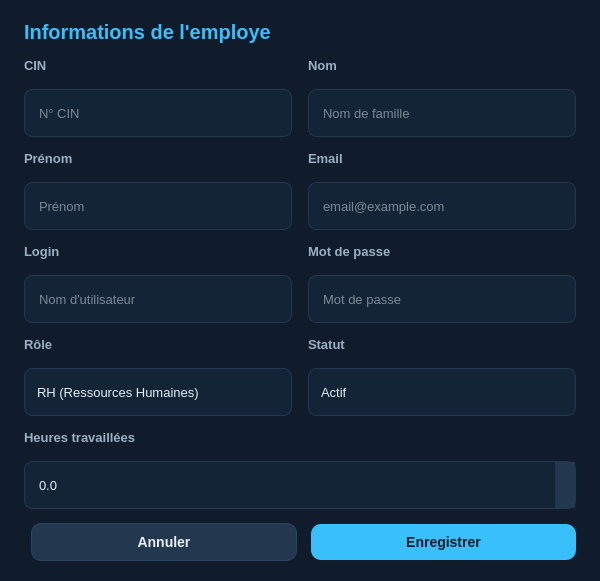
<?xml version="1.0" encoding="UTF-8"?>
<ui version="4.0">
 <class>EmployeUserDialog</class>
 <widget class="QDialog" name="EmployeUserDialog">
  <property name="geometry"><rect><x>0</x><y>0</y><width>600</width><height>520</height></rect></property>
  <property name="windowTitle"><string>Utilisateur</string></property>
  <property name="styleSheet"><string notr="true">
QDialog#EmployeUserDialog {
  background-color: #101c2c;
  color: #e6eef6;
}
QLabel {
  color: #9bb0c3;
  font-size: 13px;
  font-weight: 700;
  background: transparent;
}
QLineEdit, QComboBox, QDoubleSpinBox, QDateEdit {
  background-color: #132437;
  border: 1px solid #23374e;
  border-radius: 8px;
  padding: 8px 12px;
  color: #e6eef6;
  font-size: 13px;
  min-height: 30px;
  selection-background-color: #1e8de0;
}
QLineEdit:focus, QComboBox:focus, QDoubleSpinBox:focus, QDateEdit:focus {
  border-color: #39c0fa;
}
QDoubleSpinBox::up-button, QDoubleSpinBox::down-button {
  background: #23374e;
  border: none;
  width: 20px;
}
QDoubleSpinBox::up-button:hover, QDoubleSpinBox::down-button:hover {
  background: #39c0fa;
}
QComboBox::drop-down {
  border: 0px;
  width: 24px;
}
QComboBox QAbstractItemView {
  background-color: #132437;
  color: #e6eef6;
  selection-background-color: #1e8de0;
  border: 1px solid #23374e;
}
QDateEdit::drop-down {
  border: 0px;
  width: 24px;
}
#btnOk {
  background-color: #39c0fa;
  color: #0c1a29;
  border: 0px;
  border-radius: 10px;
  padding: 10px 30px;
  font-size: 14px;
  font-weight: 700;
  min-width: 120px;
}
#btnOk:hover {
  background-color: #56cdfc;
}
#btnCancel {
  background-color: #23374e;
  color: #e6eef6;
  border: 1px solid #2b4561;
  border-radius: 10px;
  padding: 10px 30px;
  font-size: 14px;
  font-weight: 700;
  min-width: 120px;
}
#btnCancel:hover {
  background-color: #2b4561;
}
  </string></property>
  <layout class="QVBoxLayout">
   <property name="leftMargin"><number>24</number></property>
   <property name="topMargin"><number>20</number></property>
   <property name="rightMargin"><number>24</number></property>
   <property name="bottomMargin"><number>20</number></property>
   <property name="spacing"><number>14</number></property>
   <item>
    <widget class="QLabel">
     <property name="text"><string>Informations de l'employe</string></property>
     <property name="styleSheet"><string notr="true">color:#39c0fa;font-size:20px;font-weight:700;</string></property>
    </widget>
   </item>
   <!-- Row 1: CIN + Nom -->
   <item>
    <layout class="QHBoxLayout">
     <property name="spacing"><number>16</number></property>
     <item>
      <layout class="QVBoxLayout">
       <item><widget class="QLabel"><property name="text"><string>CIN</string></property></widget></item>
       <item><widget class="QLineEdit" name="lineCIN"><property name="placeholderText"><string>N° CIN</string></property></widget></item>
      </layout>
     </item>
     <item>
      <layout class="QVBoxLayout">
       <item><widget class="QLabel"><property name="text"><string>Nom</string></property></widget></item>
       <item><widget class="QLineEdit" name="lineNom"><property name="placeholderText"><string>Nom de famille</string></property></widget></item>
      </layout>
     </item>
    </layout>
   </item>
   <!-- Row 2: Prénom + Email -->
   <item>
    <layout class="QHBoxLayout">
     <property name="spacing"><number>16</number></property>
     <item>
      <layout class="QVBoxLayout">
       <item><widget class="QLabel"><property name="text"><string>Prénom</string></property></widget></item>
       <item><widget class="QLineEdit" name="linePrenom"><property name="placeholderText"><string>Prénom</string></property></widget></item>
      </layout>
     </item>
     <item>
      <layout class="QVBoxLayout">
       <item><widget class="QLabel"><property name="text"><string>Email</string></property></widget></item>
       <item><widget class="QLineEdit" name="lineEmail"><property name="placeholderText"><string>email@example.com</string></property></widget></item>
      </layout>
     </item>
    </layout>
   </item>
   <!-- Row 3: Login + Password -->
   <item>
    <layout class="QHBoxLayout">
     <property name="spacing"><number>16</number></property>
     <item>
      <layout class="QVBoxLayout">
       <item><widget class="QLabel"><property name="text"><string>Login</string></property></widget></item>
       <item><widget class="QLineEdit" name="lineLogin"><property name="placeholderText"><string>Nom d'utilisateur</string></property></widget></item>
      </layout>
     </item>
     <item>
      <layout class="QVBoxLayout">
       <item><widget class="QLabel"><property name="text"><string>Mot de passe</string></property></widget></item>
       <item><widget class="QLineEdit" name="linePassword"><property name="placeholderText"><string>Mot de passe</string></property></widget></item>
      </layout>
     </item>
    </layout>
   </item>
   <!-- Row 4: Rôle + Statut -->
   <item>
    <layout class="QHBoxLayout">
     <property name="spacing"><number>16</number></property>
     <item>
      <layout class="QVBoxLayout">
       <item><widget class="QLabel"><property name="text"><string>Rôle</string></property></widget></item>
       <item>
        <widget class="QComboBox" name="comboRole">
         <item><property name="text"><string>RH (Ressources Humaines)</string></property></item>
         <item><property name="text"><string>Agent d'exploitation</string></property></item>
         <item><property name="text"><string>Responsable stock</string></property></item>
         <item><property name="text"><string>Responsable finance</string></property></item>
         <item><property name="text"><string>ouvrier</string></property></item>
         <item><property name="text"><string>admin</string></property></item>
        </widget>
       </item>
      </layout>
     </item>
     <item>
      <layout class="QVBoxLayout">
       <item><widget class="QLabel"><property name="text"><string>Statut</string></property></widget></item>
       <item>
        <widget class="QComboBox" name="comboStatut">
         <item><property name="text"><string>Actif</string></property></item>
         <item><property name="text"><string>Inactif</string></property></item>
        </widget>
       </item>
      </layout>
     </item>
    </layout>
   </item>
   <!-- Row 5: Heures + Date création -->
   <item>
    <layout class="QHBoxLayout">
     <property name="spacing"><number>16</number></property>
     <item>
      <layout class="QVBoxLayout">
       <item><widget class="QLabel"><property name="text"><string>Heures travaillées</string></property></widget></item>
       <item>
        <widget class="QDoubleSpinBox" name="spinHeures">
         <property name="maximum"><double>9999.000000000000000</double></property>
         <property name="decimals"><number>1</number></property>
        </widget>
       </item>
      </layout>
     </item>

    </layout>
   </item>
   <!-- Spacer -->
   <item><spacer><property name="orientation"><enum>Qt::Vertical</enum></property><property name="sizeHint" stdset="0"><size><width>20</width><height>10</height></size></property></spacer></item>
   <!-- Buttons -->
   <item>
    <layout class="QHBoxLayout">
     <property name="spacing"><number>14</number></property>
     <item><spacer><property name="orientation"><enum>Qt::Horizontal</enum></property></spacer></item>
     <item>
      <widget class="QPushButton" name="btnCancel">
       <property name="text"><string>Annuler</string></property>
       <property name="cursor"><cursorShape>PointingHandCursor</cursorShape></property>
      </widget>
     </item>
     <item>
      <widget class="QPushButton" name="btnOk">
       <property name="text"><string>Enregistrer</string></property>
       <property name="cursor"><cursorShape>PointingHandCursor</cursorShape></property>
      </widget>
     </item>
    </layout>
   </item>
  </layout>
 </widget>
 <resources/>
 <connections/>
</ui>
